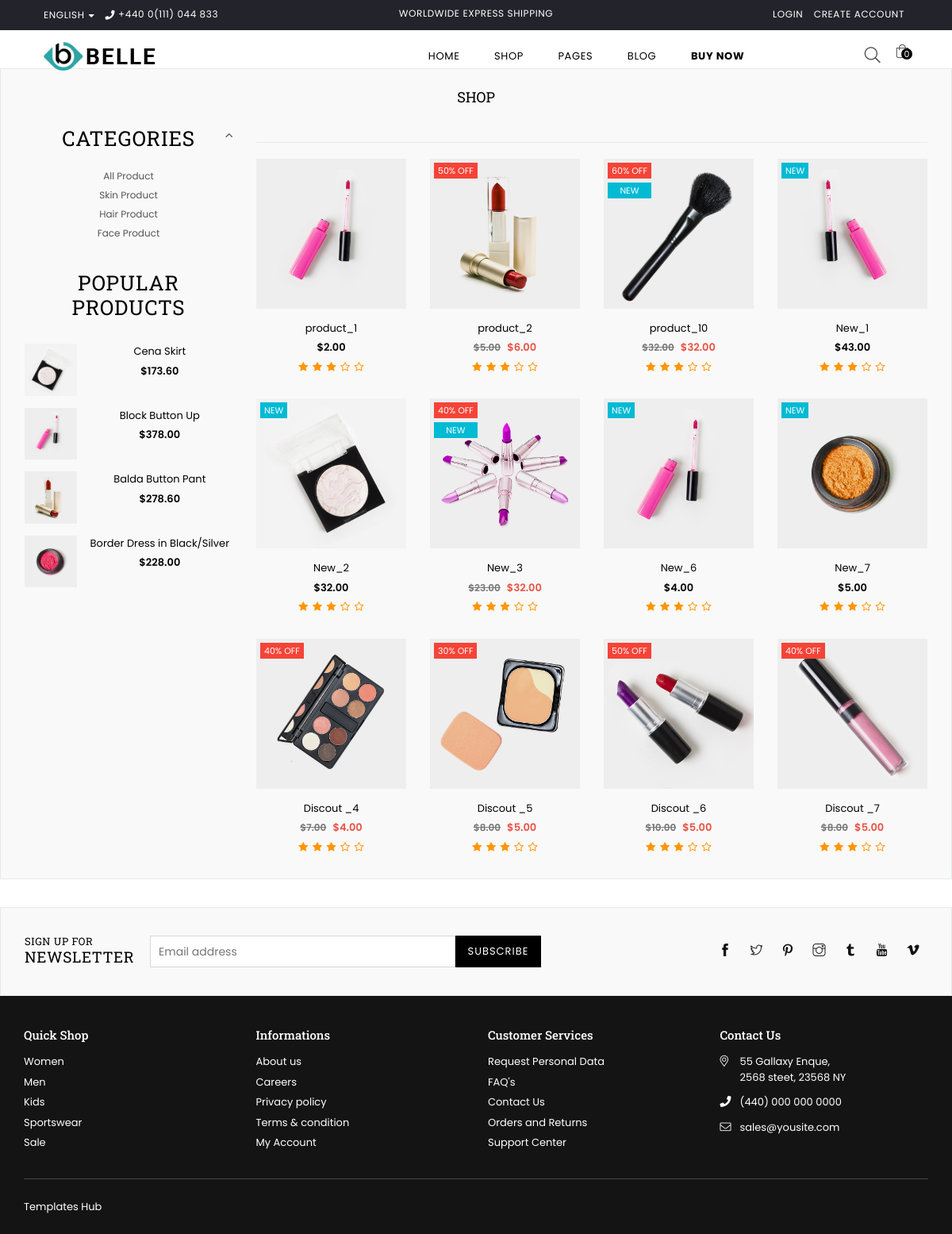
/products/shop/, run on the app's committed database.
### products/models.py (models this page shows, shortened)
class Category(models.Model):
    category_name = models.CharField(max_length=100)
    category_slug = models.SlugField(unique=True,null=True,blank=True)

class Product(models.Model):
    name = models.CharField(max_length=100)
    product_slug = models.SlugField(null=True,blank=True)
    image = models.ImageField(upload_to  = 'upload/')
    product_category = models.ForeignKey(Category,on_delete=models.CASCADE,related_name ='products')
    Full_makeup_set = models.BooleanField(default=False,null=True , blank = True)
    new = models.BooleanField(default=False,null = True , blank=True)
    discount = models.BooleanField(default=False,null=True,blank=True)
    percentage = models.CharField(choices=discount_choices,max_length=100, null=True , blank=True ,default='0')
    price = models.IntegerField(null=True,blank=True)
    product_old_price = models.IntegerField(null=True,blank=True)
    product_color = models.ForeignKey(Color,on_delete=models.CASCADE , blank=True,null = True)
    product_discription = models.TextField(null=True,blank=True)

### products/views.py (the view)
# urls.py: path('shop/',views.shop,name = 'shop'),
def shop(request):
    obj_shop = prodcut_all()
    obj_cat = Category.objects.all()
    data = {'products':obj_shop,'category':obj_cat}
    return render(request,'store/shop.html',data)

### templates/store/shop.html (shortened to what this page needs)
<!DOCTYPE html>
<html class="no-js" lang="en">
<head>
{% load static %}
<link rel="stylesheet" href="{% static 'assets/css/plugins.css' %}">
<link rel="stylesheet" href="{% static 'assets/css/bootstrap.min.css' %}">
<link rel="stylesheet" href="{% static 'assets/css/style.css' %}">
<link rel="stylesheet" href="{% static 'assets/css/responsive.css' %}">
</head>
<body class="template-index belle home5-cosmetic">
 {% include "store/navbar.html" %}
 <div class="page section-header text-center mt-5">
    <div class="page-title">
        <div class="wrapper"><h1 class="page-width">shop</h1></div>
      </div>
      <div class="container">
        <div class="row">
            <div class="col-12 col-sm-12 col-md-3 col-lg-3 sidebar filterbar">
                <div class="sidebar_tags">
                    <div class="sidebar_widget categories filter-widget">
                        <div class="widget-title"><h2>Categories</h2></div>
                        <div class="widget-content">
                            <ul class="sidebar_categories">
                              <li class="lvl-1"><a href="{% url 'shop' %}" class="site-nav">All Product</a></li>
                                {% for cat in category  %}
                                <li class="lvl-1"><a href="{% url 'category_product' cat.category_slug %}" class="site-nav">{{cat.category_name}}</a></li>
                                {% endfor %}
                            </ul>
                        </div>
                    </div>
                    <div class="sidebar_widget">
                        <div class="widget-title"><h2>Popular Products</h2></div>
                        <div class="widget-content">
                            <div class="list list-sidebar-products">
                              <div class="grid">
                                <div class="grid__item">
                                  <div class="mini-list-item">
                                    <div class="mini-view_image">
                                        <a class="grid-view-item__link" href="#">
                                            <img class="grid-view-item__image" src="{% static 'assets/images/cosmetic-product/product-image3.jpg' %}" alt="" />
                                        </a>
                                    </div>
                                    <div class="details"> <a class="grid-view-item__title" href="#">Cena Skirt</a>
                                      <div class="grid-view-item__meta"><span class="product-price__price"><span class="money">$173.60</span></span></div>
                                    </div>
                                  </div>
                                </div>
                                <div class="grid__item">
                                  <div class="mini-list-item">
                                    <div class="mini-view_image"> <a class="grid-view-item__link" href="#"><img class="grid-view-item__image" src="{% static 'assets/images/cosmetic-product/product-image4.jpg' %}" alt="" /></a> </div>
                                    <div class="details"> <a class="grid-view-item__title" href="#">Block Button Up</a>
                                      <div class="grid-view-item__meta"><span class="product-price__price"><span class="money">$378.00</span></span></div>
                                    </div>
                                  </div>
                                </div>
                                <div class="grid__item">
                                  <div class="mini-list-item">
                                    <div class="mini-view_image"> <a class="grid-view-item__link" href="#"><img class="grid-view-item__image" src="{% static 'assets/images/cosmetic-product/product-image6.jpg' %}" alt="" /></a> </div>
                                    <div class="details"> <a class="grid-view-item__title" href="#">Balda Button Pant</a>
                                      <div class="grid-view-item__meta"><span class="product-price__price"><span class="money">$278.60</span></span></div>
                                    </div>
                                  </div>
                                </div>
                                <div class="grid__item">
                                  <div class="mini-list-item">
                                    <div class="mini-view_image"> <a class="grid-view-item__link" href="#"><img class="grid-view-item__image" src="{% static 'assets/images/cosmetic-product/product-image5.jpg' %}" alt="" /></a> </div>
                                    <div class="details"> <a class="grid-view-item__title" href="#">Border Dress in Black/Silver</a>
                                      <div class="grid-view-item__meta"><span class="product-price__price"><span class="money">$228.00</span></span></div>
                                    </div>
                                  </div>
                                </div>
                              </div>
                            </div>
                          </div>
                    </div>
                </div>
            </div>
            <div class="col-12 col-sm-12 col-md-9 col-lg-9 main-col">
                <hr>
                <div class="productList product-load-more">
                    <div class="grid-products grid--view-items">
                        <div class="row">
                            {% for p in products %}
                            <div class="col-6 col-sm-6 col-md-4 col-lg-3 item">
                                <div class="product-image">
                                    <a href="{% url 'get_detial' p.product_slug %}">
                                        <img class="primary blur-up lazyload" data-src="{{p.product_image.url}}" src="{{p.image.url}}" alt="image" title="product">
                                        {% if p.discount %}
                                        <div class="product-labels rectangular"><span class="lbl on-sale">{{p.percentage}} OFF</span></div>
                                        {% else %}
                                        <div></div>
                                        {% endif %}
                                        {% if p.new %}
                                        <div class="product-labels rectangular"><span class="lbl pr-label1">new</span></div>
                                        {% else %}
                                        <span></span>
                                        {% endif %}
                                        {% if p.new and p.discount %}
                                        <div class="product-labels rectangular"><span class="lbl on-sale">{{p.percentage}} OFF</span> <span class="lbl pr-label1">new</span></div>
                                        {% else %}
                                        <div><span></span></div>
                                        {% endif %}
                                    </a>
                                </div>
                                <div class="product-details text-center">
                                    <div class="product-name">
                                        <a href="#">{{p.name}}</a>
                                    </div>
                                    <div class="product-price">
                                      {% if p.discount %}
                                        <span class="old-price">${{p.product_old_price}}.00</span>
                                        {% else %}
                                        <span></span>
                                        {% endif %}
                                        <span class="price">${{p.price}}.00</span>
                                    </div>
                                    <div class="product-review">
                                        <i class="font-13 fa fa-star"></i>
                                        <i class="font-13 fa fa-star"></i>
                                        <i class="font-13 fa fa-star"></i>
                                        <i class="font-13 fa fa-star-o"></i>
                                        <i class="font-13 fa fa-star-o"></i>
                                    </div>
                                </div>
                            </div>
                            {% endfor %}
                        </div>
                    </div>
                  </div>
            </div>
        </div>
    </div>
</div>
 {% include "store/footer.html" %}
</body>
</html>

### data on the page
Category: category_name "Skin Product"
Category: category_name "Hair Product"
Category: category_name "Face Product"
Product: image (picture), name "product_1", price "2"
Product: image (picture), percentage "50%", name "product_2", product_old_price "5", price "6"
Product: image (picture), percentage "60%", name "product_10", product_old_price "32", price "32"
Product: image (picture), new "NEW", name "New_1", price "43"
Product: image (picture), new "NEW", name "New_2", price "32"
Product: image (picture), percentage "40%", name "New_3", product_old_price "23", price "32"
Product: image (picture), new "NEW", name "New_6", price "4"
Product: image (picture), new "NEW", name "New_7", price "5"
Product: image (picture), percentage "40%", name "Discout _4", product_old_price "7", price "4"
Product: image (picture), percentage "30%", name "Discout _5", product_old_price "8", price "5"
Product: image (picture), percentage "50%", name "Discout _6", product_old_price "10", price "5"
Product: image (picture), percentage "40%", name "Discout _7", product_old_price "8", price "5"

### other printed values
{{ request.session.cart|length }} "0"
